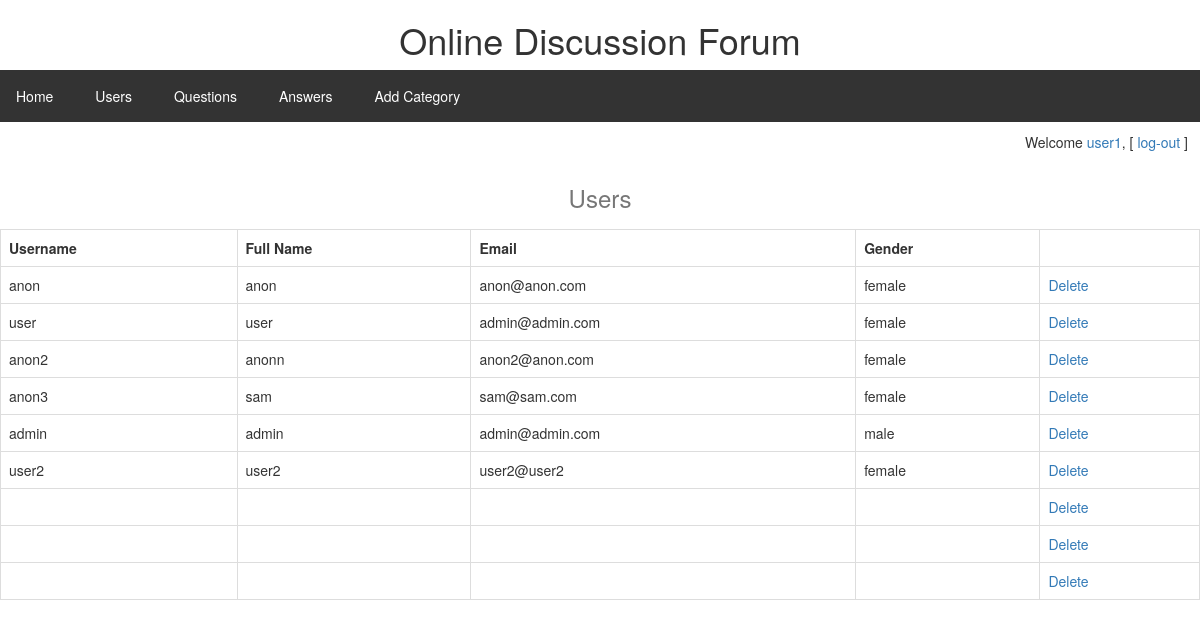
/admin/users.php (signed in), run on the app's committed database.
### tables this page shows
CREATE TABLE IF NOT EXISTS `user` (
  `USER_ID` int(11) NOT NULL AUTO_INCREMENT,
  `USERNAME` varchar(20) NOT NULL,
  `PASSWORD` varchar(100) NOT NULL,
  `FULL_NAME` tinytext NOT NULL,
  `EMAIL` varchar(30) NOT NULL,
  `GENDER` text NOT NULL,
  `USER_LEVEL` tinyint(1) DEFAULT NULL,
  PRIMARY KEY (`USER_ID`)
);

### admin/utility.php (called while the page is built, shortened)
<?php
	function ExecuteGetQuery($sql){
		$con = mysqli_connect ("localhost","root","","meme");
		$rows = mysqli_query($con, $sql) or die ("Query fail: ".mysqli_error($con));
		return $rows;
	}
?>

### admin/users.php (the view, shortened to what this page needs)
<?php
	require('header.php');
	require('checkUser.php');
	$sql = "SELECT * FROM USER WHERE USER_ID<>$_SESSION[uid]";
	$res = ExecuteGetQuery($sql);
	$no_of_rows = mysqli_num_rows($res);
	if($no_of_rows > 0){
		echo "
			<table class='table table-hover table-bordered'>
			<caption><h3>Users</h3></caption>
			<tr>
			<th>Username</th>
			<th>Full Name</th>
			<th>Email</th>
			<th>Gender</th>
			<th></th>
			</tr>
		";
		while($row = mysqli_fetch_array($res)){
			echo"
				<tr>
					<td>$row[USERNAME]</td>
					<td>$row[FULL_NAME]</td>
					<td>$row[EMAIL]</td>
					<td>$row[GENDER]</td>
					<td><a href='deleteuser.php?userid=$row[USER_ID]'>Delete</td>
				</tr>
			";
		}
		echo "</table>";
	}
?>

### admin/header.php (shortened to what this page needs)
<?php
	require('utility.php');
?>
<!DOCTYPE html>
<html>
<head>
	<link rel="stylesheet" href="https://maxcdn.bootstrapcdn.com/bootstrap/3.3.7/css/bootstrap.min.css">
</head>
<body>
	<h1 align="center">Online Discussion Forum</h1>
	<?php if(isset($_SESSION["name"])){ ?>
	<ul class='list-inline'>
		<li><a href='home.php'>Home</a></li>
		<li><a href='users.php'>Users</a></li>
		<li><a href='ques.php'>Questions</a></li>
		<li><a href='ans.php'>Answers</a></li>
		<li><a href='newcat.php'>Add Category</a></li>
	</ul>
	<?php } ?>
</body>
</html>

### admin/checkUser.php (shortened to what this page needs)
<span style="text-align:right ;width:99%; display:block; margin-bottom:5px;">
	Welcome <a href="adminEdit.php"><?php echo "$_SESSION[name]";?></a>, [ <a href="../logout.php">log-out</a> ]
</span>

### admin/header.php (style rules this page uses)
ul { list-style-type: none; margin: 0; padding: 0; overflow: hidden; background-color: #333333; }
li { float: left; }
li a { display: block; color: white; text-align: center; padding: 16px; text-decoration: none; }
h2,h3,h4,h5 { text-align: center; }

### data on the page
user: USERNAME "anon", FULL_NAME "anon", EMAIL "anon@anon.com", GENDER "female"
user: USERNAME "user", FULL_NAME "user", EMAIL "admin@admin.com", GENDER "female"
user: USERNAME "anon2", FULL_NAME "anonn", EMAIL "anon2@anon.com", GENDER "female"
user: USERNAME "anon3", FULL_NAME "sam", EMAIL "sam@sam.com", GENDER "female"
user: USERNAME "admin", FULL_NAME "admin", EMAIL "admin@admin.com", GENDER "male"
user: USERNAME "user2", FULL_NAME "user2", EMAIL "user2@user2", GENDER "female"

### other printed values
$_SESSION[name] "user1"
